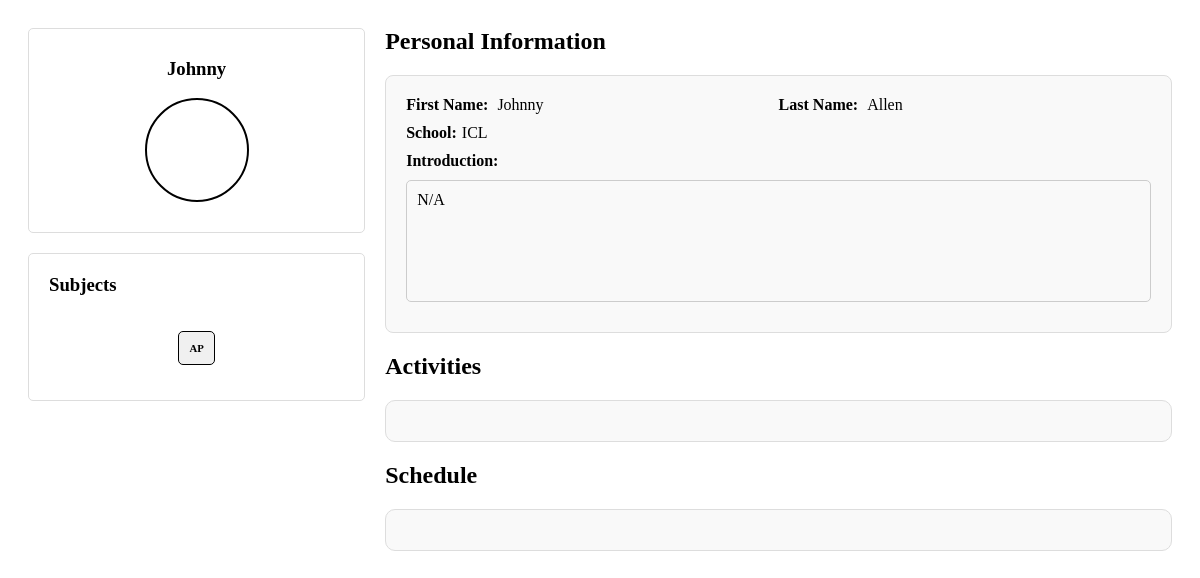
The page /teacher/1/ (signed in) on the database as committed earlier.
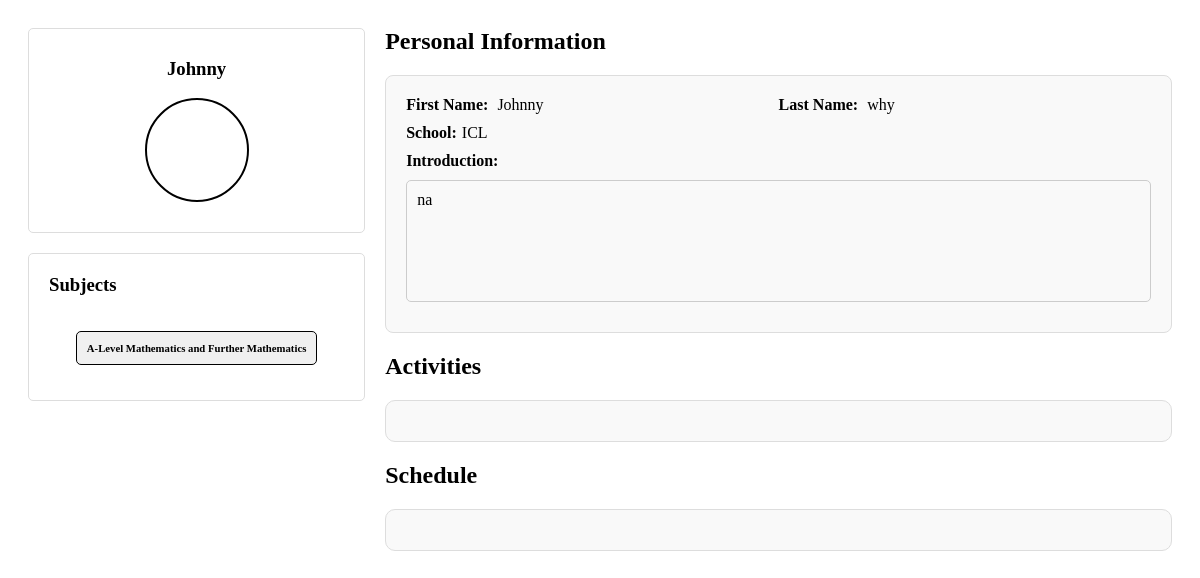
The same page on the database as committed later.
### teacher/models.py (models this page shows, shortened)
class Teacher(models.Model):
    teacher_id = models.AutoField(primary_key=True, default=1)
    first_name = models.CharField(max_length=100)
    last_name = models.CharField(max_length=100)
    email = models.EmailField()
    school = models.CharField(max_length=255)
    subjects = models.TextField(help_text="Comma-separated list of subjects")
    introduction = models.TextField()

### teacher/views.py (the view)
# urls.py: path('teacher/<int:teacher_id>/', views.teacher_page, name='teacher'),
def teacher_page(request, teacher_id):
    teacher = get_object_or_404(Teacher, teacher_id=teacher_id)
    subjects_list = teacher.subjects.split(',')  # Split the subjects
    return render(request, 'teacher_page.html', {'teacher': teacher, 'subjects': subjects_list})

### teacher/templates/teacher_page.html (shortened to what this page needs)
<!DOCTYPE html>
{% load static %}
<html lang="en">
<head>
    <link rel="stylesheet" href="{% static 'css/teacher_profile_layout.css' %}">
    <link rel="stylesheet" href="{% static 'css/personal_image_layout.css' %}">
    <link rel="stylesheet" href="{% static 'css/teacher_page.css' %}">
</head>
<body>
<div class="teacher-profile-container">
    <div class="left-column">
        <div class="profile-image-box">
            <h3>{{ teacher.first_name }}</h3>
            <div class="image-container">
            </div>
        </div>
        <div class="subjects-box">
            <h3>Subjects</h3>
            <div class="subjects-list">
                {% for subject in subjects %}
                    <h6 class="subject-item">{{ subject.strip }}</h6>
                {% endfor %}
            </div>
        </div>
    </div>
    <div class="right-column">
        <h2>Personal Information</h2>
        <div class="personal-info-box">
            <div class="row">
                <div class="col">
                    <label>First Name:</label>
                    <span>{{ teacher.first_name }}</span>
                </div>
                <div class="col">
                    <label>Last Name:</label>
                    <span>{{ teacher.last_name }}</span>
                </div>
            </div>
            <div class="row">
                <label>School:</label>
                <span>{{ teacher.school }}</span>
            </div>
            <div class="row">
                <label>Introduction:</label>
            </div>
            <div class="row">
                <div class="introduction-text">{{ teacher.introduction }}</div>
            </div>
        </div>
        <h2>Activities</h2>
        <div class="activities-box">
        </div>
        <h2>Schedule</h2>
        <div class="schedule-box">
        </div>
    </div>
</div>
</body>
</html>

### static/css/teacher_profile_layout.css (style rules this page uses)
.teacher-profile-container { display: flex; max-width: 1200px; margin: 0 auto; padding: 20px; gap: 20px; }
.left-column { width: 30%; display: flex; flex-direction: column; gap: 20px; }
.profile-image-box { border: 1px solid #ddd; padding: 10px; text-align: center; display: flex; flex-direction: column; justify-content: center; align-items: center; border-radius: 5px; }
.subjects-box { border-radius: 5px; border: 1px solid #ddd; padding: 10px; }
.subjects-box h3 { margin: 10px 10px; }
.right-column { width: 70%; }
.right-column h2 { margin-top: 0; }
.personal-info-box { border: 1px solid #ddd; padding: 20px; background-color: #f9f9f9; border-radius: 10px; }
.personal-info-box { padding: 20px; margin-bottom: 20px; border: 1px solid #ddd; border-radius: 8px; }

### static/css/personal_image_layout.css (style rules this page uses)
.image-container { width: 100px; height: 100px; border-radius: 50%; overflow: hidden; display: flex; justify-content: center; align-items: center; border: 2px solid #000; margin-bottom: 20px; position: relative; }
.image-container { display: flex; justify-content: center; align-items: center; position: relative; }

### static/css/teacher_page.css (style rules this page uses)
.subjects-list { display: flex; flex-wrap: wrap; justify-content: center; gap: 10px; }
.subject-item { display: inline-block; padding: 10px; border: 1px solid #000; border-radius: 5px; background-color: #f0f0f0; }
.row { display: flex; justify-content: flex-start; margin-bottom: 10px; }
.col { flex: 1; }
label { font-weight: bold; }
span { margin-left: 5px;; }
.introduction-text { border: 1px solid #ccc; padding: 10px; height: auto; min-height: 100px; width: 100%; overflow: auto; background-color: #f9f9f9; border-radius: 5px; }
.activities-box, .schedule-box { border: 1px solid #ddd; padding: 20px; background-color: #f9f9f9; border-radius: 10px; margin-bottom:20px; }

Rows that differ between the two databases and show on the page:
changed Teacher "Johnny": last_name "Allen" → "why"; introduction "N/A" → "na"
Other text that changed with them:
new list line: "A-Level Mathematics and Further Mathematics"
list line gone: "AP"
